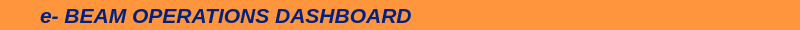
  <widget class="QWidget" name="banner" native="true">
   <property name="geometry">
    <rect>
     <x>0</x>
     <y>0</y>
     <width>800</width>
     <height>30</height>
    </rect>
   </property>
   <property name="styleSheet">
    <string notr="true">background-color: rgb(255,149,60);
color: rgb(0, 34, 130);</string>
   </property>
   <widget class="PyDMDrawingImage" name="F2_icon">
    <property name="geometry">
     <rect>
      <x>10</x>
      <y>5</y>
      <width>20</width>
      <height>20</height>
     </rect>
    </property>
    <property name="toolTip">
     <string/>
    </property>
    <property name="filename" stdset="0">
     <string>/home/fphysics/zack/workspace/resources/F2_icon.png</string>
    </property>
   </widget>
   <widget class="QLabel" name="title">
    <property name="geometry">
     <rect>
      <x>40</x>
      <y>0</y>
      <width>461</width>
      <height>30</height>
     </rect>
    </property>
    <property name="font">
     <font>
      <pointsize>16</pointsize>
      <weight>75</weight>
      <italic>true</italic>
      <bold>true</bold>
     </font>
    </property>
    <property name="text">
     <string>e- BEAM OPERATIONS DASHBOARD</string>
    </property>
   </widget>
   <widget class="PyDMLabel" name="PyDMLabel_14">
    <property name="geometry">
     <rect>
      <x>590</x>
      <y>0</y>
      <width>200</width>
      <height>30</height>
     </rect>
    </property>
    <property name="font">
     <font>
      <pointsize>11</pointsize>
     </font>
    </property>
    <property name="toolTip">
     <string/>
    </property>
    <property name="alignment">
     <set>Qt::AlignRight|Qt::AlignTrailing|Qt::AlignVCenter</set>
    </property>
    <property name="alarmSensitiveBorder" stdset="0">
     <bool>false</bool>
    </property>
    <property name="channel" stdset="0">
     <string>SIOC:SYS1:AL00:TOD</string>
    </property>
   </widget>
  </widget>
